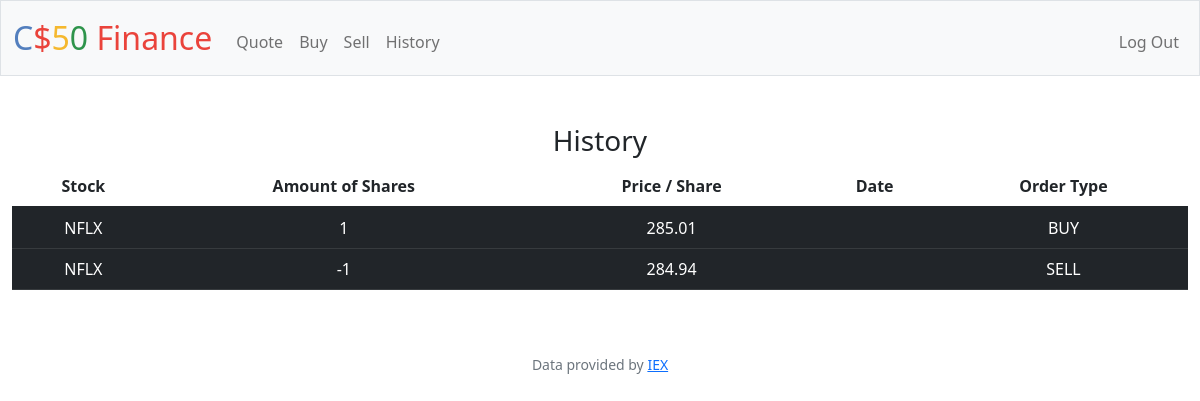
Screenshot of /history (signed in) with the database file from the repository.
### tables this page shows
CREATE TABLE 'Purchases' ('symbol' TEXT, 'shares' INTEGER, 'price' REAL, 'id'  INTEGER PRIMARY KEY  , 'user_id' INTEGER, 'type' TEXT);

### app.py (the view)
@app.route("/history")
@login_required
def history():
    if request.method == "GET":
        user_id = session["user_id"]
        purchases_db = db.execute("SELECT * FROM purchases WHERE user_id = ?", user_id)
        return render_template("history.html", database=purchases_db)

### app.py (called while the page is built)
@app.after_request
def after_request(response):
    response.headers["Cache-Control"] = "no-cache, no-store, must-revalidate"
    response.headers["Expires"] = 0
    response.headers["Pragma"] = "no-cache"
    return response

### helpers.py (called while the page is built)
def login_required(f):
    @wraps(f)
    def decorated_function(*args, **kwargs):
        if session.get("user_id") is None:
            return redirect("/login")
        return f(*args, **kwargs)
    return decorated_function

### templates/history.html (shortened to what this page needs)
{% extends "layout.html" %}
{% block main %}
<h3>History</h3>
<div class="section" >
 <table class="table table-striped-columns">
    <thead>
        <tr>
            <th scope="col">Stock</th>
            <th cope="col">Amount of Shares</th>
            <th scope="col">Price / Share</th>
            <th scope="col">Date</th>
            <th scope="col">Order Type</th>
        </tr>
    </thead>
    <tbody>
        {% for row in database %}
        <tr class="table-dark">
            <td class="table-dark"> {{ row["symbol"] }} </td>
            <td class="table-dark"> {{ row["shares"] }} </td>
            <td class="table-dark"> {{ row["price"] }} </td>
            <td class="table-dark"> {{ row["date"] }} </td>
            <td class="table-dark"> {{ row["type"] }} </td>
        </tr>
        {% endfor %}
    </tbody>
    </table>
 </div>
{% endblock %}

### templates/layout.html (shortened to what this page needs)
<!DOCTYPE html>
<html lang="en">
    <head>
        <link href="https://cdn.jsdelivr.net/npm/bootstrap@5.1.3/dist/css/bootstrap.min.css" rel="stylesheet">
        <link href="/static/styles.css" rel="stylesheet">
    </head>
    <body>
        <nav class="bg-light border navbar navbar-expand-md navbar-light">
            <div class="container-fluid">
                <a class="navbar-brand" href="/"><span class="blue">C</span><span class="red">$</span><span class="yellow">5</span><span class="green">0</span> <span class="red">Finance</span></a>
                <div class="collapse navbar-collapse" id="navbar">
                    {% if session["user_id"] %}
                        <ul class="navbar-nav me-auto mt-2">
                            <li class="nav-item"><a class="nav-link" href="/quote">Quote</a></li>
                            <li class="nav-item"><a class="nav-link" href="/buy">Buy</a></li>
                            <li class="nav-item"><a class="nav-link" href="/sell">Sell</a></li>
                            <li class="nav-item"><a class="nav-link" href="/history">History</a></li>
                        </ul>
                        <ul class="navbar-nav ms-auto mt-2">
                            <li class="nav-item"><a class="nav-link" href="/logout">Log Out</a></li>
                        </ul>
                    {% else %}
                        <ul class="navbar-nav ms-auto mt-2">
                            <li class="nav-item"><a class="nav-link" href="/register">Register</a></li>
                            <li class="nav-item"><a class="nav-link" href="/login">Log In</a></li>
                        </ul>
                    {% endif %}
                </div>
            </div>
        </nav>
        <main class="container-fluid py-5 text-center">
            {% block main %}{% endblock %}
        </main>
        <footer class="mb-5 small text-center text-muted">
            Data provided by <a href="https://iexcloud.io/">IEX</a>
        </footer>
    </body>
</html>

### static/styles.css (style rules this page uses)
nav .navbar-brand { font-size: xx-large; }
nav .navbar-brand .blue { color: #537fbe; }
nav .navbar-brand .red { color: #ea433b; }
nav .navbar-brand .yellow { color: #f5b82e; }
nav .navbar-brand .green { color: #2e944b; }

### rows the page displays
Purchases: symbol "NFLX", shares "1", price "285.01", type "BUY"
Purchases: symbol "NFLX", shares "-1", price "284.94", type "SELL"
